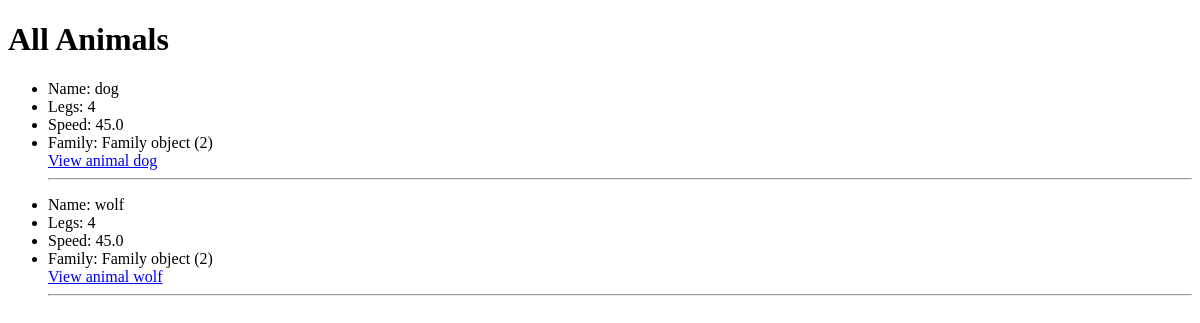
Page /animals/ on the earlier database version.
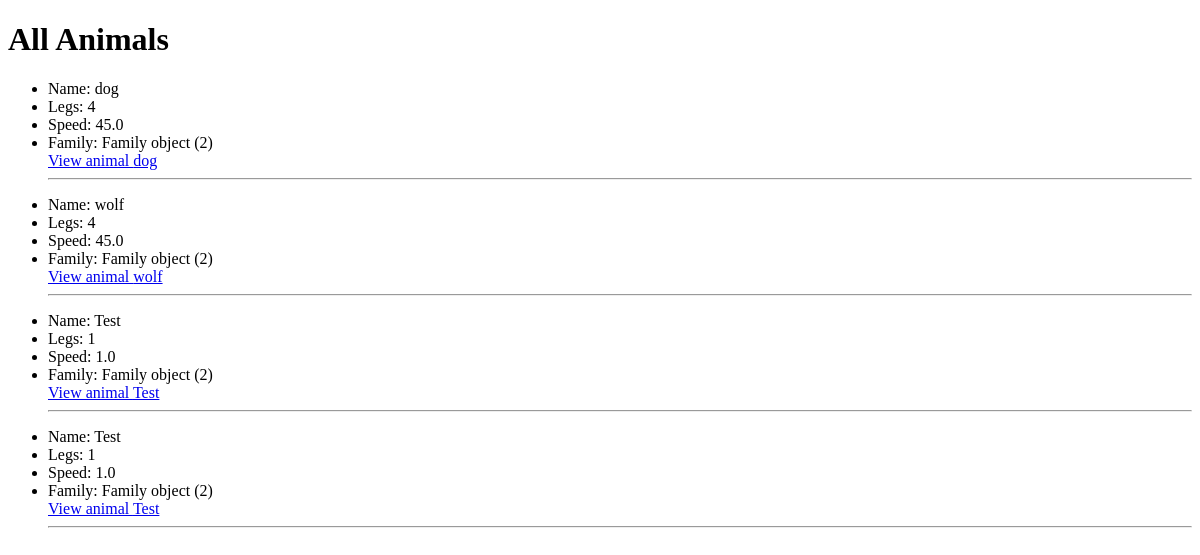
Same page on the later database version.
### info/models.py (models this page shows)
class Animal(models.Model):
    name = models.CharField(max_length=40)
    legs = models.IntegerField()
    weight = models.FloatField()
    height = models.FloatField()
    speed = models.FloatField()
    family = models.ForeignKey('Family', on_delete=models.CASCADE)

class Family(models.Model):
    name = models.CharField(max_length=40)

### info/views.py (the view)
# urls.py: path('animals/', views.all_animals, name='all_animals'),
def all_animals(request):
    animals = Animal.objects.all()
    return render(request, 'all_animals.html', {'all_animals': animals})

### info/templates/all_animals.html (shortened to what this page needs)
<!DOCTYPE html>
<html lang="en">
<head>
</head>
<body>
    <h1>All Animals</h1>
    {% for animal in all_animals %}
    <ul>
        <li>Name: {{ animal.name }}</li>
        <li>Legs: {{ animal.legs }}</li>
        <li>Speed: {{ animal.speed }}</li>
        <li>Family: {{ animal.family }}</li>
        <a href="{% url 'single_animal' animal.id %}">View animal {{animal.name}}</a>        <hr>
    </ul>
    {% endfor %}
</body>
</html>

Differences in the rows shown:
added Animal: name "Test", legs "1", speed "1.0", family "Family object (2)"
added Animal: name "Test", legs "1", speed "1.0", family "Family object (2)"
